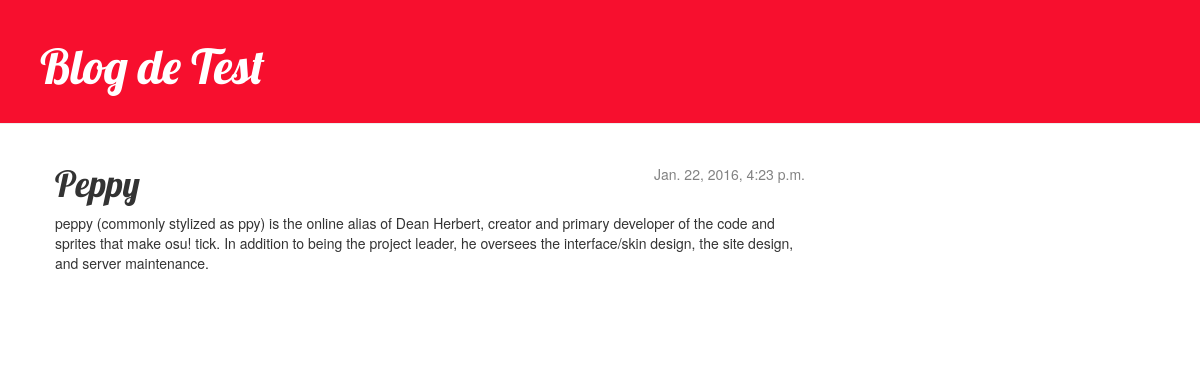
Screenshot of /post/3/ with the database file from the repository.
### blog/models.py (models this page shows, shortened)
class Post(models.Model):
    author = models.ForeignKey('auth.User')
    title = models.CharField(max_length=200)
    description = models.TextField()
    text = models.TextField()
    created_date = models.DateTimeField(
            default=timezone.now)
    published_date = models.DateTimeField(
            blank=True, null=True)

### blog/views.py (the view)
# urls.py: url(r'^post/(?P<pk>[0-9]+)/$', views.post_detail, name='post_detail'),
def post_detail(request, pk):
    post = get_object_or_404(Post, pk=pk)
    return render(request, 'blog/post_detail.html', {'post': post})

### blog/templates/blog/post_detail.html (shortened to what this page needs)
{% extends 'blog/base.html' %}
        {% block content %}
            <div class="post">
                {% if post.published_date %}
                    <div class="date">
                        {{ post.published_date }}
                    </div>
                {% endif %}
                <h1>{{ post.title }}</h1>
                <p>{{ post.text|linebreaks }}</p>
            </div>
        {% endblock %}

### blog/static/css/blog.css (style rules this page uses)
h1, h2, h3, h4 { font-family: 'Lobster', cursive; }
.date { float: right; color: #828282; }
.post { margin-bottom: 70px; }

### rows the page displays
Post: published_date "Jan. 22, 2016, 4:23 p.m.", title "Peppy", text "peppy (commonly stylized as ppy) is the online alias of Dean Herbert, creator and primary developer of the code and sprites that make osu! tick. In addition to being the project leader, he oversees the interface/skin design, the site design, and server maintenance."
